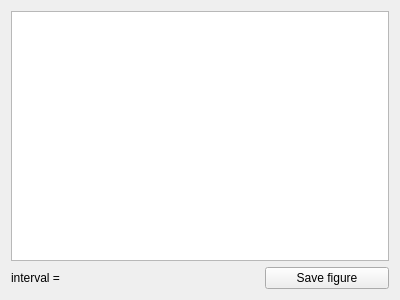
<?xml version="1.0" encoding="UTF-8"?>
<ui version="4.0">
 <class>plotView</class>
 <widget class="QWidget" name="plotView">
  <property name="geometry">
   <rect>
    <x>0</x>
    <y>0</y>
    <width>400</width>
    <height>300</height>
   </rect>
  </property>
  <property name="windowTitle">
   <string>Plot View</string>
  </property>
  <layout class="QGridLayout" name="gridLayout">
   <item row="0" column="0" colspan="3">
    <widget class="QGraphicsView" name="graphicsView"/>
   </item>
   <item row="1" column="2">
    <widget class="QPushButton" name="pushButton_saveFigure">
     <property name="text">
      <string>Save figure</string>
     </property>
    </widget>
   </item>
   <item row="1" column="0" colspan="2">
    <widget class="QLabel" name="label_text">
     <property name="text">
      <string>interval = </string>
     </property>
    </widget>
   </item>
  </layout>
 </widget>
 <resources/>
 <connections/>
</ui>
